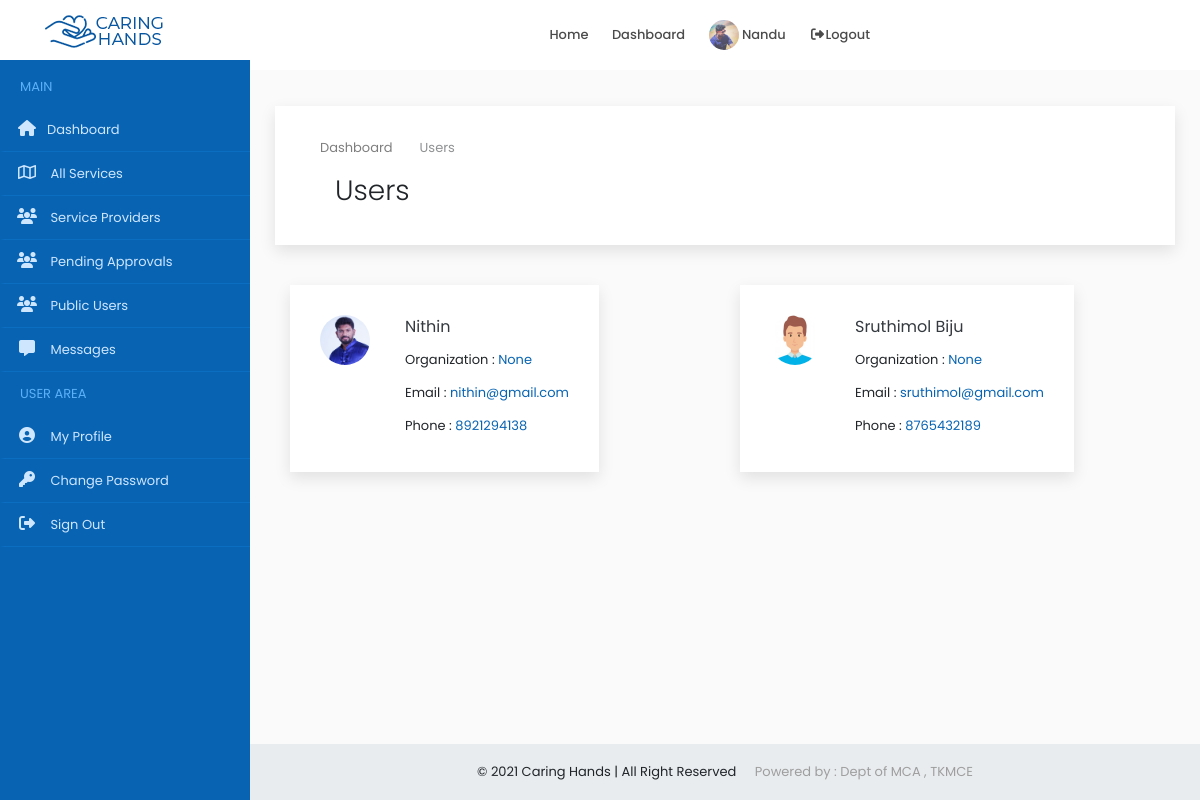
/administrator/public/users/ (signed in), run on an earlier commit of the app's database.
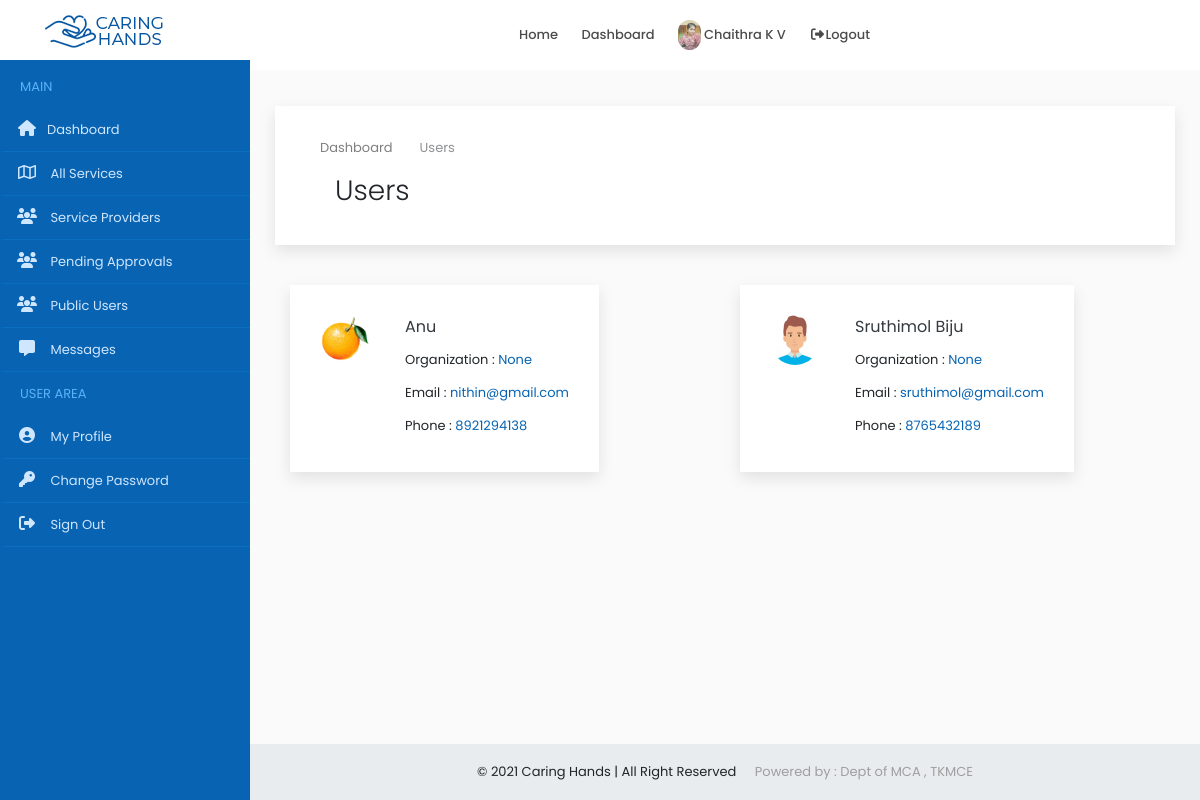
And on a later commit of the database.
### accounts/models.py (models this page shows, shortened)
class Users(models.Model):
    user = models.ForeignKey(User,on_delete=models.CASCADE)
    name = models.CharField(max_length=150)
    email = models.EmailField(max_length=200,null=True, blank=True)
    organization = models.CharField(max_length=250,null=True, blank=True)
    mob = models.CharField(max_length=12)
    sex = models.CharField(max_length=10,choices=gender,default='Male')
    house = models.CharField(max_length=100,null=True, blank=True)
    street1 =models.CharField(max_length=100,null=True, blank=True)
    street2 =models.CharField(max_length=100,null=True, blank=True)
    city = models.CharField(max_length=100,null=True, blank=True)
    district = models.CharField(max_length=100,null=True, blank=True)
    state = models.CharField(max_length=100,null=True,choices=states, blank=True)
    pin = models.CharField(max_length=100,null=True,blank=True)
    age = models.IntegerField(null=True, blank=True)
    type = models.CharField(max_length=20,choices=user_type)
    approval = models.CharField(max_length=20,choices=approval_choices,default='Pending')
    document = models.FileField(upload_to='documents',null=True, blank=True)
    profile_picture = models.FileField(upload_to='dp',default='assets/img/user3.png')

### accounts/views.py (the view)
# urls.py: path('administrator/public/users/',ViewUsers.as_view(), name='public_users'),
class ViewUsers(View):
    def get(self, request):
        x = AdminCheck(request)
        if x == True:
            user = request.user
            account = Users.objects.get(user=user)
            sp = Users.objects.filter(type='public')
            context = {'account': account,'sp': sp}
            return render(request,'admin/public_users.html',context)
        else:
            return redirect('home')

### accounts/functions.py (called while the page is built)
def AdminCheck(request):
    user = request.user
    if user.is_authenticated:
        try:
            u = Users.objects.get(user=user)
            if u.type == 'admin':
                return (True)
            else:
                return (False)
        except:
            return (False)
    else:
        return (False)

### accounts/templates/admin/public_users.html (shortened to what this page needs)
{% extends 'common/dashboard_main.html' %}
{% load static %}
{% block content %}
{% include 'common/header.html' %}
{% include 'admin/sidenav.html' %}
<div class="content-wrapper">
<div class="container-fluid overflow-hidden">
    <div class="row margin-tb-90px margin-lr-10px sm-mrl-0px">
        <div id="page-title" class="padding-30px background-white full-width box-shadow">
            <div class="container">
                <ol class="breadcrumb opacity-5">
                    <li><a href="{% url 'home' %}">Dashboard</a></li>
                    <li class="active">Users</li>
                </ol>
                <div class="container-fluid">
                    <div class="row">
                        <div class="col-6">
                            <h1 class="font-weight-300">Users</h1>
                        </div>
                        <div class="col-6">
                        </div>
                    </div>
                </div>
            </div>
        </div>
        <div class="container-fluid">
            <div class="row" style="margin-top:40px">
                {% for i in sp %}
                 <div class="col-lg-6 margin-bottom-45px full-width">
                    <div class="background-white thum-hover box-shadow  hvr-float">
                        <div class="padding-30px full-width">
                            <img src="{{i.profile_picture.url}}" class="float-left margin-right-20px border-radius-60 margin-bottom-20px" alt="" style="width: 50px;height:50px">
                            <div class="margin-left-85px">
                                <a class="d-block text-dark text-medium margin-bottom-5px" href="#">{{i.name|title}} </a>
                                <div class="d-block padding-tb-5px">Organization :  <a href="#" class="text-main-color">{{i.organization|title}}</a></div>
                                <div class="d-block padding-tb-5px">Email :  <a href="#" class="text-main-color">{{i.email}}</a></div>
                                <div class="d-block padding-tb-5px">Phone  :  <a href="#" class="text-main-color">{{i.mob}}</a></div>
                            </div>
                        </div>
                    </div>
                </div>
                {% empty %}
                <div class="alert alert-danger  margin-bottom-35px border-radius-10 padding-30px">
                    <strong>OOPS!</strong> No Service Providers found
                    <hr>
                    <p class="margin-0px">Add new service providers to be listed out over here.</p>
                </div>
                {% endfor %}
            </div>
        </div>
    </div>
</div>
{% include 'common/small_footer.html' %}
</div>
{% endblock %}

### accounts/templates/common/header.html (shortened to what this page needs)
{% load static %}
<header>
    <div id="fixed-header-dark" class="header-output fixed-header" style="background-color: white;">
        <div class="container header-in">
            <div class="row">
                <div class="col-lg-2 col-md-12">
                    <a id="logo" href="{% url 'index' %}" class="d-inline-block margin-tb-15px"><img
                            src="{% static 'assets/img/logo-1.png' %}" alt=""></a>
                </div>
                <div class="col-lg-7 col-md-12 position-inherit">
                    <ul id="menu-main" class="nav-menu float-lg-right link-padding-tb-20px">
                        <li><a href="{% url 'index' %}">Home</a>
                        </li>
                        <li><a href="{% url 'home' %}">Dashboard</a>
                        </li>
                        {% if request.user.is_authenticated %}
                        <li><a href="{% url 'home' %}"><img src="{{account.profile_picture.url}}" class="height-30px border-radius-30" alt=""> {{account.name|title}}</a></li>
                        <li><a href="{% url 'logout' %}" data-toggle="modal" data-target="#exampleModal"><i class="fa fa-fw fa-sign-out-alt"></i>Logout</a></li>
                        {% else %}
                        <li><a href="{% url 'login' %}"><i class="far fa-user"></i> Login</a></li>
                        {% endif %}
                    </ul>
                </div>
                <div class="col-lg-3 col-md-12">
                </div>
            </div>
        </div>
    </div>
</header>

What changed in the data, as far as the page shows it:
changed Users: profile_picture: a different picture; name "Nandu" → "Chaithra K V"
changed Users "nithin@gmail.com": profile_picture: a different picture; name "Nithin" → "Anu"
